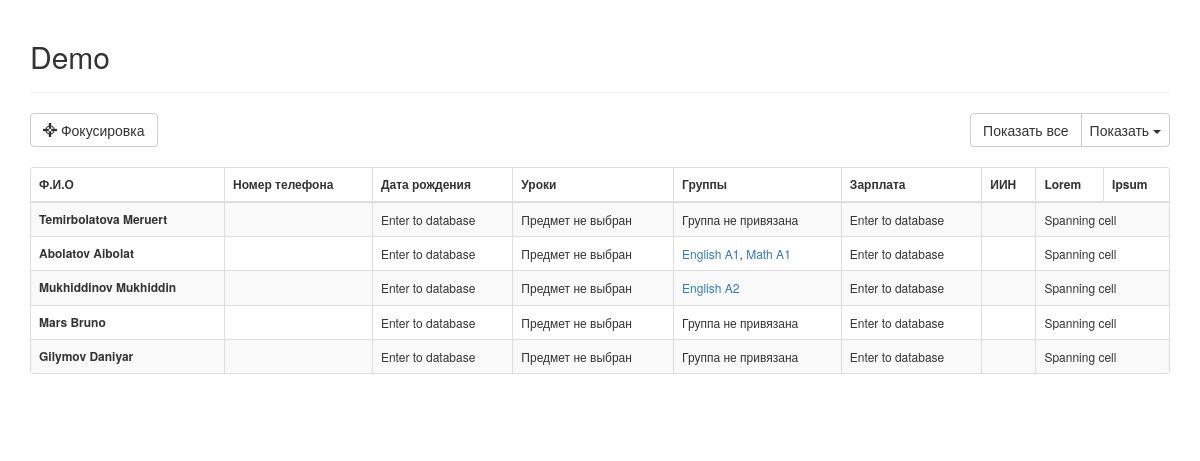
Before: /admin_teachers.php with the older database file.
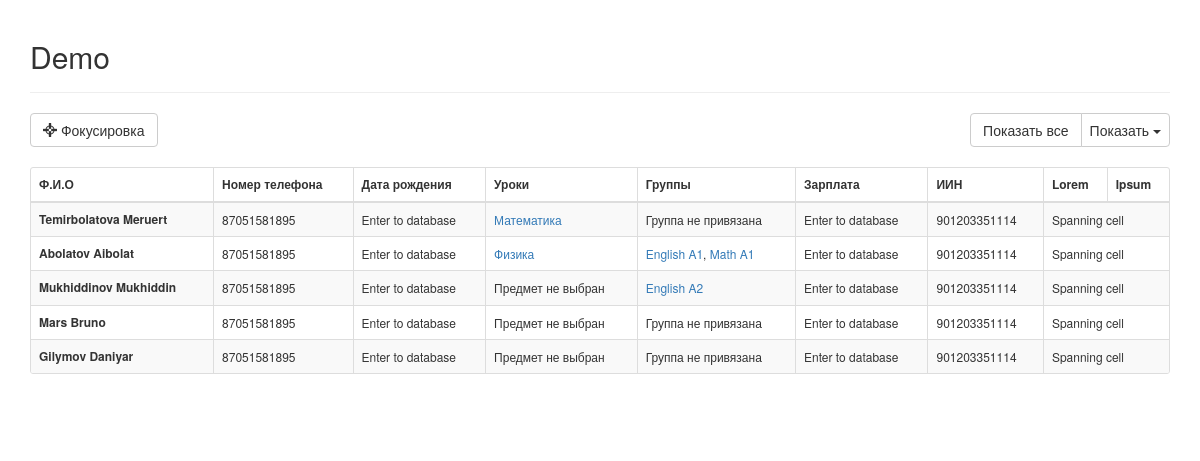
After: the same page with the newer database file.
### tables this page shows
CREATE TABLE `teacher` (
  `id` int(11) NOT NULL,
  `firstname` varchar(50) NOT NULL,
  `lastname` varchar(50) NOT NULL,
  `iin` varchar(15) NOT NULL,
  `telephone` varchar(20) NOT NULL,
  `subject` int(4) NOT NULL
);

CREATE TABLE `class` (
  `id` int(11) NOT NULL,
  `name_group` varchar(50) NOT NULL,
  `teacher_id` int(11) DEFAULT NULL
);

CREATE TABLE `subjects` (
  `id` int(11) NOT NULL,
  `name` text NOT NULL,
  `description` text NOT NULL
);

### php/db/get_all_data.php (called while the page is built)
<?php
function getAllData($table_name, $connection){
	$sql = "SELECT * FROM ".$table_name;
	$result = $connection->query($sql);
	return $result;
}
?>

### php/db/get_query.php (called while the page is built)
<?php
function get_query($query, $table_name, $connection)
{
	$sql = "SELECT * FROM ".$table_name." WHERE ".$query;
	$result = $connection->query($sql);
	return $result;
}
?>

### admin_teachers.php (the view, shortened to what this page needs)
<?php
include 'php/db/connect_db.php';
include 'php/db/get_all_data.php';
include 'php/db/get_query.php';
	$connection->set_charset("utf8");
?>
<!DOCTYPE html>
<html>
<head>
    <link href="css/bootstrap.min.css" rel="stylesheet">
    <link href="css/plugins/morris.css" rel="stylesheet">
    <link href="font-awesome/css/font-awesome.min.css" rel="stylesheet" type="text/css">
    <link rel="stylesheet" type="text/css" href="css/rwd-table.css">
</head>
<body>
	<section id="demo">
            <div class="container">
                <div class="page-header">
                    <h2>Demo</h2>
                </div>
                <div class="table-responsive" data-pattern="priority-columns">
                    <table cellspacing="0" class="table table-small-font table-bordered table-striped">
                        <thead>
                            <tr>
                                <th>Ф.И.О</th>
                                <th data-priority="1">Номер телефона</th>
                                <th data-priority="1">Дата рождения</th>
                                <th data-priority="1">Уроки</th>
                                <th data-priority="1">Группы</th>
                                <th data-priority="1">Зарплата</th>
                                <th data-priority="1">ИИН</th>
                                <th data-priority="1">Lorem</th>
                                <th data-priority="1">Ipsum</th>
                            </tr>
                        </thead>
                        <tbody>
                        	<?php
                        		$result = getAllData('teacher', $connection);
                        		if ($result->num_rows > 0) {
                        			while ($row = $result->fetch_assoc()) { ?>
                        				<tr>
			                                <th><?php echo $row['lastname']." ".$row['firstname']; ?></th>
			                                <td><?php echo $row['telephone']; ?></td>
			                                <td><?php echo "Enter to database"; ?></td>
			                                <td><?php
			                                	$query = "id_t = ".$row['id'];
			                                	$result_ts = get_query($query, 'relation_ts', $connection);
			                                	if ($result_ts->num_rows > 0) {
			                                		$temp = 0;
			                                		while ($row_ts = $result_ts->fetch_assoc()) {
			                                			$temp++;
			                                			$query_s = "id = ".$row_ts['id_s'];
			                                			$result_sb = get_query($query_s, 'subjects', $connection);
			                                			while ($row_sb = $result_sb->fetch_assoc()) {
			                                				if ($temp < $result_ts->num_rows) {
			                                					echo "<a href=''>".$row_sb['name']."</a>, ";
			                                				}else{
			                                					echo "<a href=''>".$row_sb['name']."</a>";
			                                				}
			                                			}
			                                		}
			                                	}else{
			                                		echo "Предмет не выбран";
			                                	}
			                                ?>
			                                </td>
			                                <td>
			                                <?php
			                                	$query_for_class = "teacher_id = ".$row['id'];
			                                	$result_cl = get_query($query_for_class, 'class', $connection);
			                                	if($result_cl->num_rows > 0){
			                                		$tempp = 0;
			                                		while ($row_cl = $result_cl->fetch_assoc()) {
			                                			$tempp++;
			                                			if ($tempp < $result_cl->num_rows) {
			                                				echo "<a href=''>".$row_cl['name_group']."</a>, ";
			                                			}else{
			                                				echo "<a href=''>".$row_cl['name_group']."</a>";
			                                			}
			                                		}
			                                	}else{
			                                		echo "Группа не привязана";
			                                	}
			                                ?>
			                                </td>
			                                <td>Enter to database</td>
			                                <td><?php echo $row['iin']; ?></td>
			                                <td colspan="2">Spanning cell</td>
			                            </tr>
                        	<?php	}
                        		}else{
                        			exit('No teachers in database');
                        		}
                        	?>
                        </tbody>
                    </table>
                </div>
                <br>
                <br>
            </div>
        </section>
</body>
</html>

Changed rows visible on the page:
changed teacher "Temirbolatova": telephone (not shown) → "87051581895"; iin (not shown) → "901203351114"; no longer shows "Предмет не выбран"
added subjects: name "Математика"
changed teacher "Abolatov": telephone (not shown) → "87051581895"; iin (not shown) → "901203351114"; no longer shows "Предмет не выбран"
added subjects: name "Физика"
changed teacher "Mukhiddinov": telephone (not shown) → "87051581895"; iin (not shown) → "901203351114"
changed teacher "Mars": telephone (not shown) → "87051581895"; iin (not shown) → "901203351114"
changed teacher "Gilymov": telephone (not shown) → "87051581895"; iin (not shown) → "901203351114"
